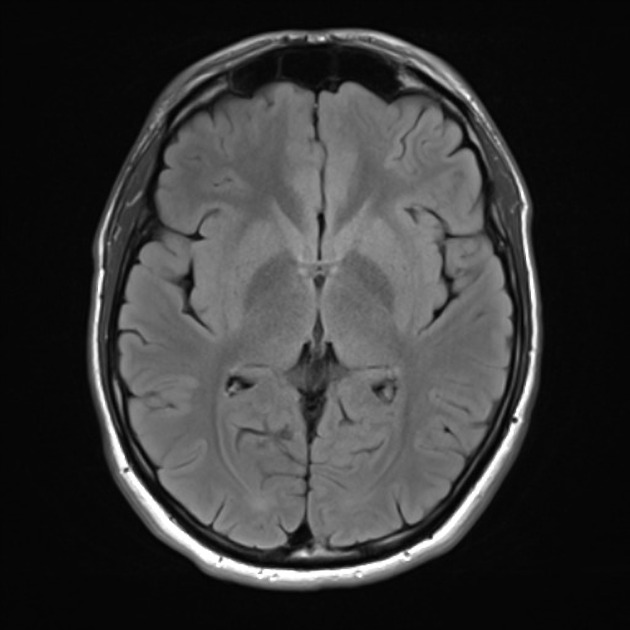
#> input picture image-cryptography/Ảnh/MRI-brain.jpeg, 630 x 630 px
$ python histogram.py
#> lines starting #> are read from the running program, lines starting #| are printed output that depends on the picture
import matplotlib.pyplot as plt
import matplotlib.image as mpimg
import keygen as kg
import numpy as np

def histogram (img):
    h = np.zeros((256,))
    for i in range(height):
        for j in range(width):
            h[img[i,j]] += 1
    return h


img1 = mpimg.imread('Ảnh/MRI-brain.jpeg')
#> img1 is the input picture: shape (630, 630); min 1, max 255, mean 55.5
img2 = mpimg.imread('Ảnh/ảnh mã hóa.bmp')
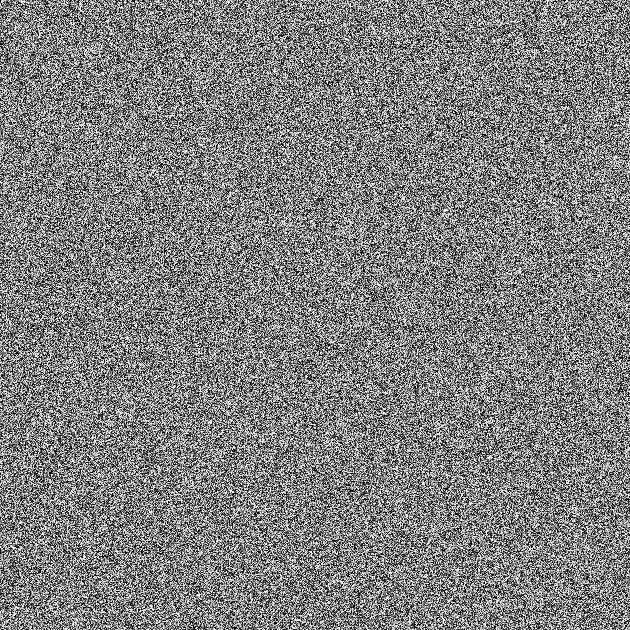
#> input picture image-cryptography/Ảnh/ảnh mã hóa.bmp, 630 x 630 px
#> img2 is the input picture: shape (630, 630, 3); min 0, max 255, mean 127.5
height = img1.shape[0]
#> height = 630
width = img1.shape[1]
#> width = 630

h1 = histogram(img1)
#> h1 = 256 values, max 80322 at index 6, min 0 at index 0, mean 1550.4
h2 = histogram(img2)
#> h2 = 256 values, max 1680 at index 188, min 1430 at index 37, mean 1550.4

plt.subplot(1, 2, 1)
plt.bar(range(256), h1)
plt.subplot(1, 2, 2)
plt.bar(range(256), h2)
plt.show()
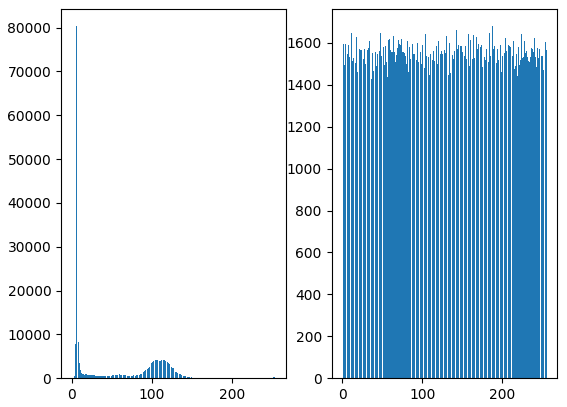
#> figure drawn by matplotlib, 2 panels; panel 1: tallest bar 80322 high, from x = 5.6 to 6.4; panel 2: tallest bar 1680 high, from x = 187.6 to 188.4
